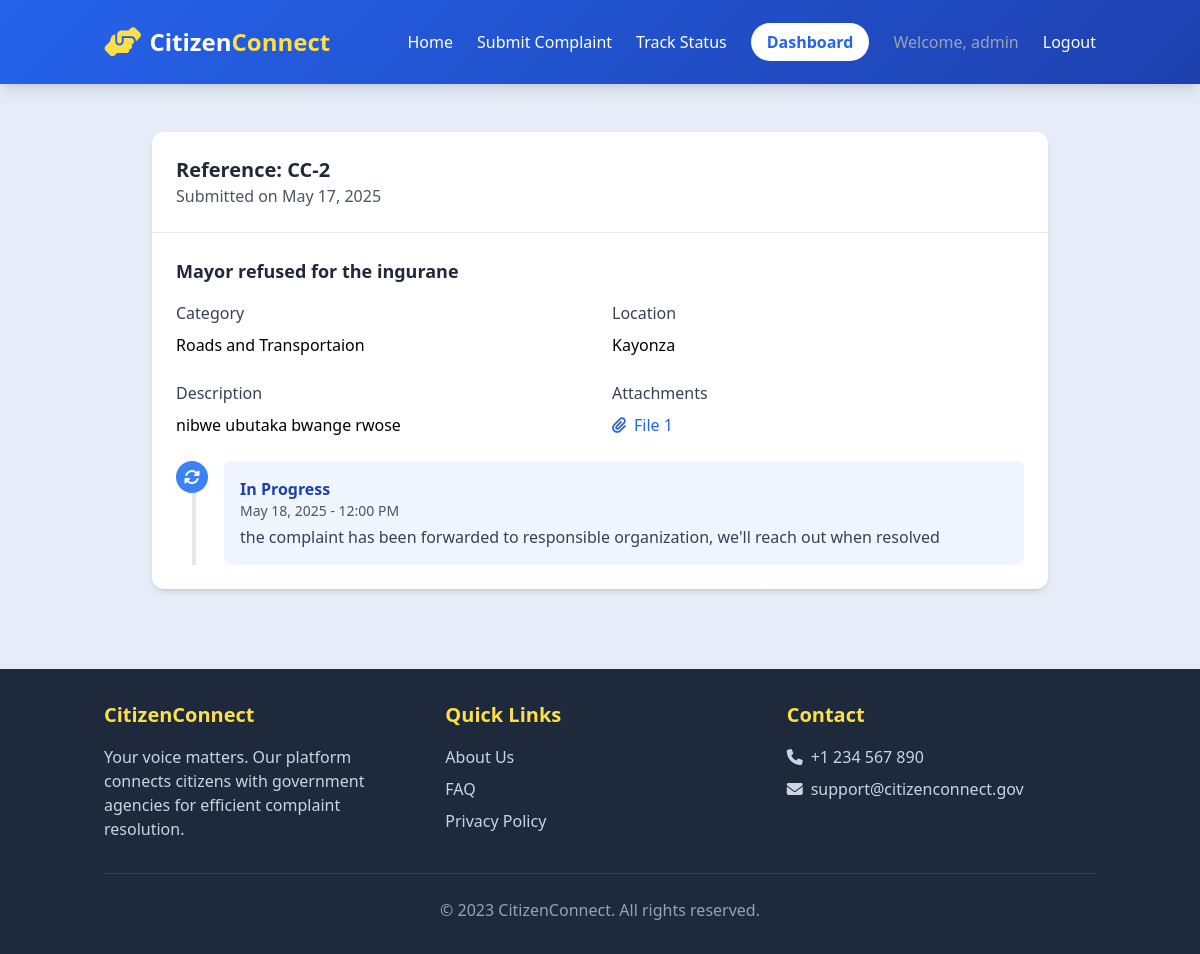
/track/2/ (signed in), run on the app's committed database.
### citizens/models.py (models this page shows, shortened)
class CustomUser(AbstractUser):
    is_category_admin = models.BooleanField(default=False)
    managed_category = models.ForeignKey('ComplaintCategory', on_delete=models.SET_NULL, null=True, blank=True)

class Complaint(models.Model):
    STATUS_CHOICES = [
        ('pending', 'Pending'),
        ('in_progress', 'In Progress'),
        ('resolved', 'Resolved'),
        ('rejected', 'Rejected'),
    ]
    category = models.ForeignKey(ComplaintCategory, on_delete=models.SET_NULL, null=True)
    title = models.CharField(max_length=200)
    description = models.TextField()
    location = models.CharField(max_length=200)
    latitude = models.DecimalField(max_digits=9, decimal_places=6, null=True, blank=True)
    longitude = models.DecimalField(max_digits=9, decimal_places=6, null=True, blank=True)
    status = models.CharField(max_length=20, choices=STATUS_CHOICES, default='pending')
    created_at = models.DateTimeField(default=timezone.now)
    updated_at = models.DateTimeField(auto_now=True)
    is_anonymous = models.BooleanField(default=False)
    contact_email = models.EmailField()
    assigned_to = models.ForeignKey(CustomUser, related_name='assigned_complaints', on_delete=models.SET_NULL, null=True, blank=True)

class ComplaintCategory(models.Model):
    name = models.CharField(max_length=100)
    description = models.TextField(blank=True)
    department = models.CharField(max_length=100)
    admin_email = models.EmailField(blank=True)

class ComplaintAttachment(models.Model):
    complaint = models.ForeignKey(Complaint, on_delete=models.CASCADE, related_name='attachments')
    file = models.FileField(upload_to='complaint_attachments/')
    uploaded_at = models.DateTimeField(default=timezone.now)

class ComplaintUpdate(models.Model):
    complaint = models.ForeignKey(Complaint, on_delete=models.CASCADE, related_name='updates')
    status = models.CharField(max_length=20, choices=Complaint.STATUS_CHOICES)
    comment = models.TextField()
    created_at = models.DateTimeField(default=timezone.now)

### citizens/views.py (the view)
# urls.py: path('track/<int:pk>/', TrackComplaintView.as_view(), name='track_complaint'),
class TrackComplaintView(DetailView):
    model = Complaint
    template_name = 'citizens/track_complaint.html'
    context_object_name = 'complaint'
    def get_context_data(self, **kwargs):
        context = super().get_context_data(**kwargs)
        context['updates'] = self.object.updates.all().order_by('-created_at')
        return context

### templates/citizens/track_complaint.html (shortened to what this page needs)
{% extends 'base.html' %}
{% block content %}
<div class="container mx-auto px-4 py-12">
    <div class="max-w-4xl mx-auto">
        <div class="bg-white rounded-xl shadow-md overflow-hidden mb-8 animate__animated animate__fadeIn">
            <div class="border-b border-gray-200 p-6">
                <div class="flex flex-col sm:flex-row justify-between items-start sm:items-center">
                    <div>
                        <h2 class="text-xl font-bold text-gray-800">Reference: CC-{{ complaint.pk }}</h2>
                        <p class="text-gray-600">Submitted on {{ complaint.created_at|date:"F j, Y" }}</p>
                    </div>
                    <div class="mt-3 sm:mt-0">
                        <span class="px-4 py-2 rounded-full text-white font-semibold status-{{ complaint.status }}">
                            {% if complaint.status == 'in_progress' %}
                                <i class="fas fa-sync-alt fa-spin mr-2"></i>
                            {% elif complaint.status == 'resolved' %}
                                <i class="fas fa-check-circle mr-2"></i>
                            {% elif complaint.status == 'rejected' %}
                                <i class="fas fa-times-circle mr-2"></i>
                            {% else %}
                                <i class="fas fa-clock mr-2"></i>
                            {% endif %}
                        </span>
                    </div>
                </div>
            </div>
            <div class="p-6">
                <h3 class="text-lg font-semibold mb-4 text-gray-800">{{ complaint.title }}</h3>
                <div class="grid grid-cols-1 md:grid-cols-2 gap-6 mb-6">
                    <div>
                        <h4 class="font-medium text-gray-700 mb-2">Category</h4>
                        <p>{{ complaint.category.name }}</p>
                    </div>
                    <div>
                        <h4 class="font-medium text-gray-700 mb-2">Location</h4>
                        <p>{{ complaint.location }}</p>
                    </div>
                    <div>
                        <h4 class="font-medium text-gray-700 mb-2">Description</h4>
                        <p class="whitespace-pre-line">{{ complaint.description }}</p>
                    </div>
                    {% if complaint.attachments.exists %}
                    <div>
                        <h4 class="font-medium text-gray-700 mb-2">Attachments</h4>
                        <div class="grid grid-cols-2 gap-2">
                            {% for attachment in complaint.attachments.all %}
                            <a href="{{ attachment.file.url }}" target="_blank" class="flex items-center text-blue-600 hover:text-blue-800">
                                <i class="fas fa-paperclip mr-2"></i>
                                <span class="truncate">File {{ forloop.counter }}</span>
                            </a>
                            {% endfor %}
                        </div>
                    </div>
                    {% endif %}
                </div>
                <div class="relative">
                    <div class="absolute left-4 top-0 h-full w-1 bg-gray-200"></div>
                    <div class="space-y-8">
                        {% for update in updates %}
                        <div class="relative pl-12">
                            <div class="absolute left-0 top-0 w-8 h-8 rounded-full
                                {% if update.status == 'resolved' %}bg-green-500
                                {% elif update.status == 'rejected' %}bg-red-500
                                {% elif update.status == 'in_progress' %}bg-blue-500
                                {% else %}bg-yellow-500{% endif %}
                                flex items-center justify-center text-white">
                                {% if update.status == 'resolved' %}
                                    <i class="fas fa-check"></i>
                                {% elif update.status == 'rejected' %}
                                    <i class="fas fa-times"></i>
                                {% elif update.status == 'in_progress' %}
                                    <i class="fas fa-sync-alt fa-spin"></i>
                                {% else %}
                                    <i class="fas fa-clock"></i>
                                {% endif %}
                            </div>
                            <div class="{% if update.status == 'resolved' %}bg-green-50
                                {% elif update.status == 'rejected' %}bg-red-50
                                {% elif update.status == 'in_progress' %}bg-blue-50
                                {% else %}bg-yellow-50{% endif %}
                                p-4 rounded-lg">
                                <h4 class="font-semibold {% if update.status == 'resolved' %}text-green-800
                                    {% elif update.status == 'rejected' %}text-red-800
                                    {% elif update.status == 'in_progress' %}text-blue-800
                                    {% else %}text-yellow-800{% endif %}">
                                    {{ update.get_status_display }}
                                </h4>
                                <p class="text-gray-600 text-sm">{{ update.created_at|date:"F j, Y - g:i A" }}</p>
                                <p class="mt-1 text-gray-700 whitespace-pre-line">{{ update.comment }}</p>
                            </div>
                        </div>
                        {% endfor %}
                    </div>
                </div>
            </div>
        </div>
    </div>
</div>
{% endblock %}

### templates/base.html (shortened to what this page needs)
<!DOCTYPE html>
<html lang="en">
<head>
    <script src="https://cdn.tailwindcss.com"></script>
    <link rel="stylesheet" href="https://cdnjs.cloudflare.com/ajax/libs/animate.css/4.1.1/animate.min.css"/>
    <link rel="stylesheet" href="https://cdnjs.cloudflare.com/ajax/libs/font-awesome/6.4.0/css/all.min.css">
</head>
<body class="min-h-screen flex flex-col">
    <header class="gradient-bg text-white shadow-lg">
        <div class="container mx-auto px-4 py-6">
            <div class="flex justify-between items-center animate__animated animate__fadeInDown">
                <div class="flex items-center space-x-2">
                    <i class="fas fa-handshake-angle text-3xl text-yellow-300"></i>
                    <h1 class="text-2xl font-bold">Citizen<span class="text-yellow-300">Connect</span></h1>
                </div>
                <nav>
                    <ul class="flex space-x-6">
                        <li><a href="{% url 'home' %}" class="hover:text-yellow-300 transition">Home</a></li>
                        <li><a href="{% url 'submit_complaint' %}" class="hover:text-yellow-300 transition">Submit Complaint</a></li>
                        <li><a href="{% url 'track_complaint_all' %}" class="hover:text-yellow-300 transition">Track Status</a></li>
                        {% if user.is_authenticated %}
                            <li><a href="{% url 'category_dashboard' %}" class="bg-white text-blue-600 px-4 py-2 rounded-full font-semibold hover:bg-yellow-300 transition">Dashboard</a></li>
                        {% endif %}
                        {% if user.is_authenticated %}
                            <li><span class="text-gray-400">Welcome, {{ user.username }}</span></li>
                            <li><a href="{% url 'logout' %}" class="hover:text-yellow-300 transition">Logout</a></li>
                        {% else %}
                            <li><a href="{% url 'login' %}?next={{ request.path }}" class="hover:text-yellow-300 transition">Login</a></li>
                        {% endif %}
                    </ul>
                </nav>
            </div>
        </div>
    </header>
    <main class="flex-grow">
        {% block content %}{% endblock %}
    </main>
    <footer class="bg-slate-800 text-white py-8">
        <div class="container mx-auto px-4">
            <div class="grid grid-cols-1 md:grid-cols-3 gap-8">
                <div class="animate__animated animate__fadeInUp">
                    <h3 class="text-xl font-bold mb-4 text-yellow-300">CitizenConnect</h3>
                    <p class="text-slate-300">Your voice matters. Our platform connects citizens with government agencies for efficient complaint resolution.</p>
                </div>
                <div class="animate__animated animate__fadeInUp animate__delay-1s">
                    <h3 class="text-xl font-bold mb-4 text-yellow-300">Quick Links</h3>
                    <ul class="space-y-2">
                        <li><a href="#" class="text-slate-300 hover:text-yellow-300 transition">About Us</a></li>
                        <li><a href="#" class="text-slate-300 hover:text-yellow-300 transition">FAQ</a></li>
                        <li><a href="#" class="text-slate-300 hover:text-yellow-300 transition">Privacy Policy</a></li>
                    </ul>
                </div>
                <div class="animate__animated animate__fadeInUp animate__delay-2s">
                    <h3 class="text-xl font-bold mb-4 text-yellow-300">Contact</h3>
                    <ul class="space-y-2">
                        <li class="flex items-center space-x-2 text-slate-300"><i class="fas fa-phone"></i> <span>+1 234 567 890</span></li>
                        <li class="flex items-center space-x-2 text-slate-300"><i class="fas fa-envelope"></i> <span>support@citizenconnect.gov</span></li>
                    </ul>
                </div>
            </div>
            <div class="border-t border-slate-700 mt-8 pt-6 text-center text-slate-400 animate__animated animate__fadeIn">
                <p>&copy; 2023 CitizenConnect. All rights reserved.</p>
            </div>
        </div>
    </footer>
</body>
</html>

### templates/base.html (style rules this page uses)
:root { --primary: #2563eb; --secondary: #1e40af; --accent: #f59e0b; --dark: #1e293b; --light: #f8fafc; }
body { font-family: 'Segoe UI', system-ui, sans-serif; background-color: #f0f4f8; background-image: radial-gradient(circle at 10% 20%, rgba(37, 99, 235, 0.05) 0%, rgba(37, 99, 235, 0.05) 90%); }
.gradient-bg { background: linear-gradient(135deg, var(--primary) 0%, var(--secondary) 100%); }

### data on the page
CustomUser: username "admin"
Complaint: pk "2", created_at "May 17, 2025", title "Mayor refused for the ingurane", category.name "Roads and Transportaion", location "Kayonza", description "nibwe ubutaka bwange rwose"
ComplaintUpdate: status "In Progress", created_at "May 18, 2025 - 12:00 PM", comment "the complaint has been forwarded to responsible organization, we'll reach out when resolved"
